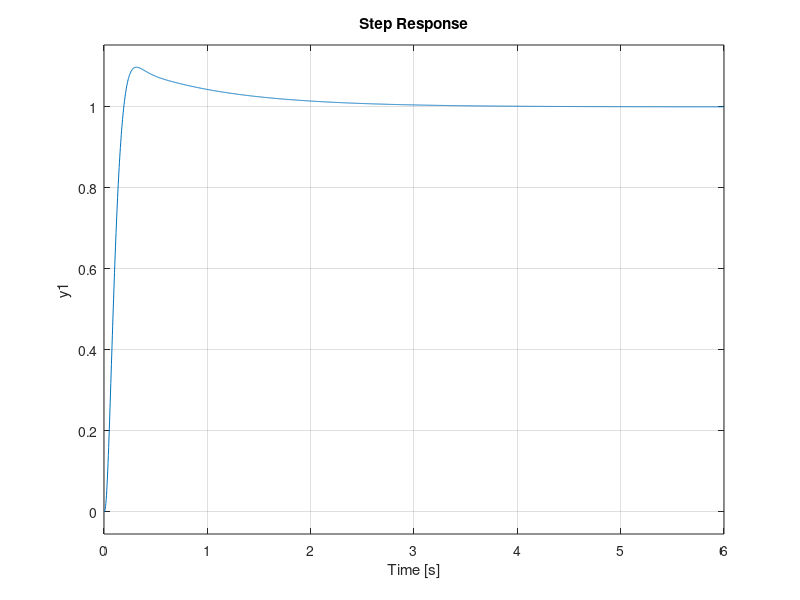

Source code (MATLAB):
clear; clf; clc; 
num = 100; den = poly([-100 -36 0]);
G = tf(num, den)
pos = 9.48;
z = -log(pos/100)/sqrt(pi^2 + [-log(pos/100)]^2)
Pm = atan(2*z/(sqrt(-2*z^2+sqrt(1+4*z^4))))*(180/pi)
Ph = -180+Pm %seberapa jauh titik dari garis -180 derajat
w = 0:0.01:1000;
[M,P] = bode(G, w);
k = find(P<=Ph, 1)

M(k)
20*log10(ans) %gain ini harus dijadikan nol desibel

K = 1/M(k)
%kemudian kalikan dengan G awal
GK = K*G

%%PI Controller%%
Pmreq = Pm+10 %offset yang ditambahkan
Ph = -180+Pmreq

[M,P] = bode(GK, w);
n = find(P<=Ph, 1)

wpm = w(n)
M(n)
KPI = 1/M(n)

zc = wpm/10 %per dekade
GPI = tf(KPI*[1 zc], [1 0])

T = feedback(GK*GPI, 1)
step(T)
%bode(GK*GPI)
